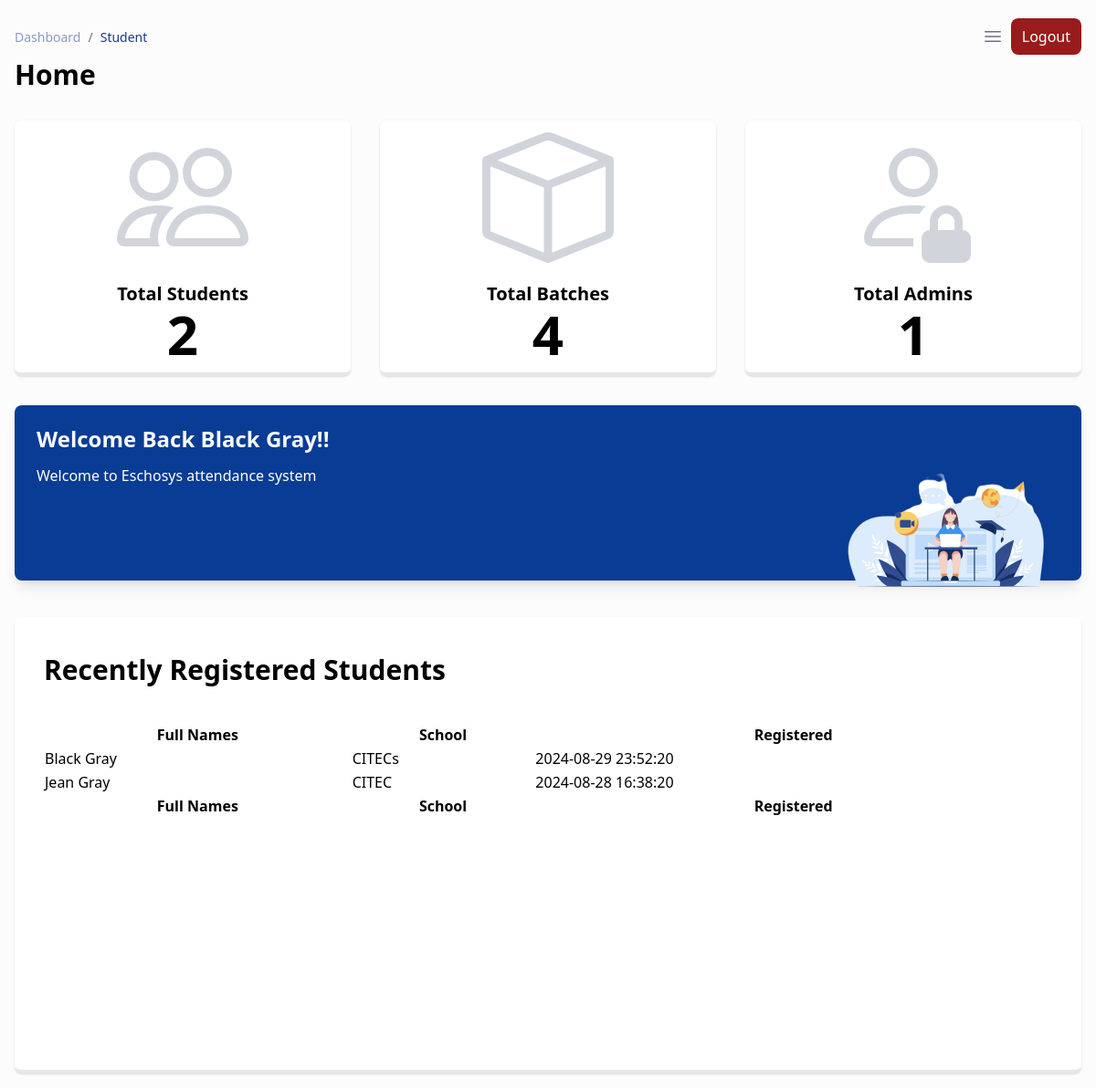
Screenshot of /admin/dashboard.php (signed in) with the database file from the repository.
### tables this page shows
CREATE TABLE `students` (
  `id` int(11) NOT NULL,
  `user_id` int(11) NOT NULL,
  `batch_id` int(11) UNSIGNED DEFAULT NULL,
  `first_name` varchar(255) NOT NULL,
  `last_name` varchar(255) NOT NULL,
  `date_of_birth` date NOT NULL,
  `is_approved` tinyint(1) NOT NULL DEFAULT 0,
  `school` varchar(255) NOT NULL,
  `created_at` timestamp NULL DEFAULT current_timestamp()
);

### config/settings.php (called while the page is built, shortened)
<?php
if(!function_exists("getConfig")){
    function getConfig($key){
            $siteConfig = [
                'site_name' => "EAMS",
                'app_mode' => "production",
                'base_url' => "http://localhost/Attendance-system",
                'base_path' => dirname(__DIR__, 1)
            ];
            return $siteConfig[$key] ?? null;
    }
}
?>

### includes/functions.php (called while the page is built, shortened)
<?php
require_once __DIR__ . "/../config/settings.php";
if(!function_exists("baseUrl")){
    function baseUrl(string $path = null, array $query = null){
        if($path !== null && $query !== null){
            $build = http_build_query($query);
            return getConfig(key: 'base_url') . "/" . $path . "?" . $build;
        }
        elseif($path !== null){
            return getConfig(key: 'base_url') . "/" . $path;
        }
        return getConfig(key: 'base_url');
    }
}
?>

### admin/dashboard.php (the view, shortened to what this page needs)
<?php require_once "./templates/header.php" ?>
<?php
$studentsQuery = "SELECT * FROM students";
$studentsResult = mysqli_query($connection, $studentsQuery);
$batchQuery = "SELECT * FROM batches";
$batchResult = mysqli_query($connection, $batchQuery);
$adminQuery = "SELECT * FROM admins";
$adminResult = mysqli_query($connection, $adminQuery);
$totalStudents = mysqli_num_rows($studentsResult);
$totalBatches = mysqli_num_rows($batchResult);
$totalAdmins = mysqli_num_rows($adminResult);
$query = "SELECT * FROM students ORDER BY id DESC LIMIT 4";
$result = mysqli_query($connection, $query);
$students = mysqli_fetch_all($result, MYSQLI_ASSOC);;
?>
<div class="min-h-screen bg-gray-50/50">
  <div class="p-4 xl:ml-80">
    <?php require_once "./templates/navigation.php" ?>
    <h1 class="text-3xl font-semibold mb-8">Home</h1>
    <div class="grid grid-cols-1 md:grid-cols-2 lg:grid-cols-3 gap-8 mb-8">
      <div class="col-span-1 bg-white border-b-4 border-b-primary shadow rounded-lg min-h-[180px] w-full hover:scale-105 transition-all ease-in-out delay-75 py-3 px-8 grid grid-cols-1 gap-y-5 xl:gap-y-0 xl:grid-cols-2 items-center">
        <div class="flex flex-col items-center justify-center">
          <p class="text-xl font-semibold">Total Students</p>
          <p class="text-6xl font-semibold"><?= ($totalStudents > 0) ? $totalStudents : 0 ?></p>
        </div>
      </div>
      <div class="col-span-1 bg-white border-b-4 border-b-primary shadow rounded-lg min-h-[180px] w-full hover:scale-105 transition-all ease-in-out delay-75 py-3 px-8 grid grid-cols-1 gap-y-5 xl:gap-y-0 xl:grid-cols-2 items-center">
        <div class="flex flex-col items-center justify-center">
          <p class="text-xl font-semibold">Total Batches</p>
          <p class="text-6xl font-semibold"><?= ($totalBatches > 0) ? $totalBatches : 0 ?></p>
        </div>
      </div>
      <div class="md:col-span-2 lg:col-span-1 bg-white border-b-4 border-b-primary shadow rounded-lg min-h-[180px] w-full hover:scale-105 transition-all ease-in-out delay-75 py-3 px-8 grid grid-cols-1 gap-y-5 xl:gap-y-0 xl:grid-cols-2 items-center">
        <div class="flex flex-col items-center justify-center">
          <p class="text-xl font-semibold">Total Admins</p>
          <p class="text-6xl font-semibold"><?= ($totalAdmins > 0) ? $totalAdmins : 0 ?></p>
        </div>
      </div>
    </div>
    <section class="flex flex-col justify-center antialiased bg-gray-50 text-gray-600 mb-10">
      <div class="h-full">
        <div class="mx-auto bg-[#093c94] shadow-lg h-48 rounded-lg">
          <div class="px-6 py-5">
            <div class="flex-grow truncate">
              <div class="w-full sm:flex justify-between items-center mb-3">
                <h1 class="text-2xl leading-snug font-extrabold text-gray-50 truncate mb-1 sm:mb-0">Welcome Back <?= $_SESSION['fullname'] ?? "Admin" ?>!!</h1>
              </div>
              <div class="flex items-start justify-between whitespace-normal">
                <div class="text-white">
                  <p class="mb-2">Welcome to Eschosys attendance system</p>
                </div>
                <div class="flex items-start">
                  <div class="img">
                    <img src="<?= baseUrl('student/assets/images/girl.png') ?>" alt="" height="250" width="250">
                  </div>
                </div>
              </div>
            </div>
          </div>
        </div>
      </div>
    </section>
    <div class="w-full min-h-[500px] border-b-4 border-b-primary bg-white shadow rounded-lg py-8 px-8 overflow-x-auto">
      <div class="flex items-center gap-4 mb-8">
        <h2 class="text-3xl font-semibold">Recently Registered Students</h2>
        <a href="<?= baseUrl('admin/students.php') ?>" class="bg-primary hover:bg-primary-dark transition-all ease-in-out delay-75 py-3 px-2 w-fit rounded-lg text-xl text-white">See More</a>
      </div>
      <table id="dTable" class="display w-full">
        <thead>
          <tr>
            <th>Full Names</th>
            <th>School</th>
            <th>Registered</th>
          </tr>
        </thead>
        <tbody>
          <?php if (isset($students) && count($students) > 0): ?>
            <?php foreach ($students as $student): ?>
              <tr>
                <td><?= $student["first_name"] . " " . $student['last_name'] ?></td>
                <td><?= $student['school'] ?></td>
                <td><?= $student['created_at'] ?></td>
              </tr>
            <?php endforeach ?>
          <?php endif ?>
        </tbody>
        <tfoot>
          <tr>
            <th>Full Names</th>
            <th>School</th>
            <th>Registered</th>
          </tr>
        </tfoot>
      </table>
    </div>
  </div>
  <?php require_once "./templates/footer.php" ?>

### rows the page displays
students: first_name "Black", last_name "Gray", school "CITECs", created_at "2024-08-29 23:52:20"
students: first_name "Jean", last_name "Gray", school "CITEC", created_at "2024-08-28 16:38:20"

### other values shown
$totalStudents "2"
$totalBatches "4"
$totalAdmins "1"
$_SESSION['fullname'] "Black Gray"
